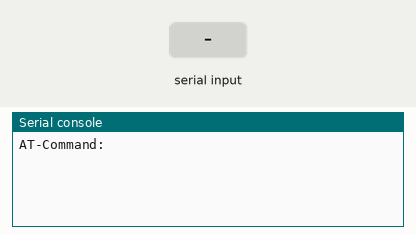
A program run on a simulated Raspberry Pi Pico running MicroPython. Parts: the last lines printed to the serial console. The inputs (shaded band) are chosen by the test bench.

Above: at 1.2 s.
1.3 s: "1" typed at the serial console, then Enter
At 2.5 s:
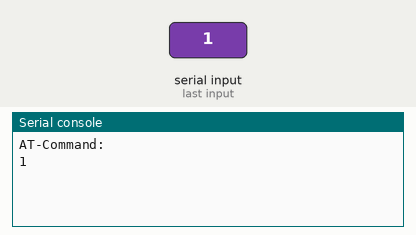
4.3 s: "0" typed at the serial console, then Enter
At 4.8 s:
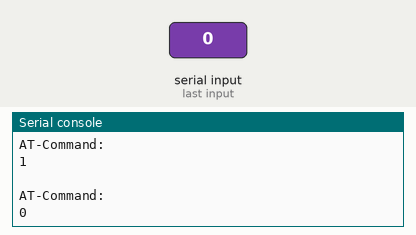

The program:

UART_check.py
```python
# Module: UART_check.py
# Run this proram to check hardware and jumper cables connected correctly
# Can be used for both Sender and Receiver board.
#
#
#
#
# Import libraries
from machine import UART
import utime

# Initialise: UART
# UART 0, TX=GPIO0 (Pin 1), RX=GPIO1 (Pin 2)
# UART 1, TX=GPIO4 (Pin 6), RX=GPIO5 (Pin 7)
uart0 = UART(0, 115200)
#print(uart0)

# Send AT-Commands and receive replies
def sendCmdAT (at_cmd):
    char = ''
    dataString = ''
    uart0.write(at_cmd + '\r\n')
    utime.sleep(2)
    while (char is not None):
        char = uart0.read(1)
        try:
            dataString += char.decode('utf-8')
        except: pass
    if at_cmd + '\r\n' == dataString: return 'TX and RX possibly not crossed.'
    return dataString

# Main program
# Enter AT-Command and send it to UART
while (True):
    cmd = input('AT-Command: ')
    print(sendCmdAT(cmd))
    
```

Measured:
- after the input at 1.3 s, the serial console: prints a new line at once (image 1)
- after the input at 4.3 s, the serial console: prints a new line at once (image 2)
